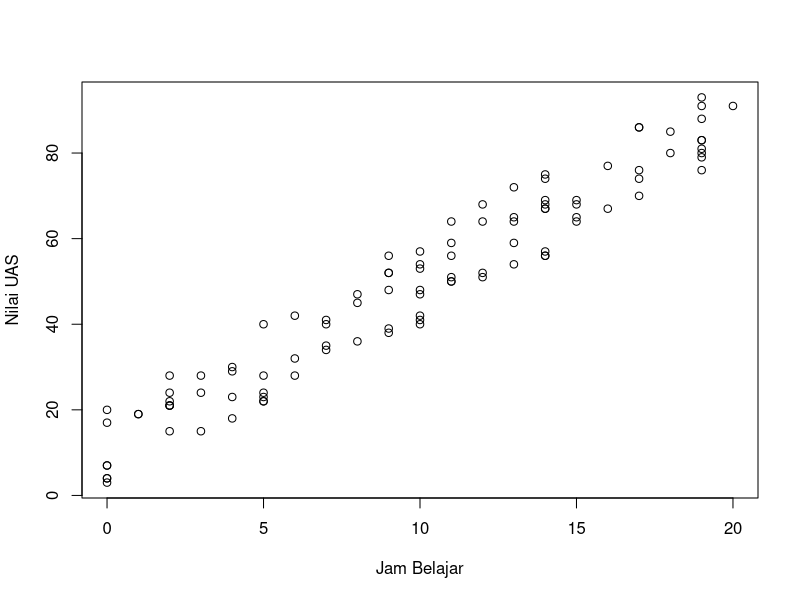
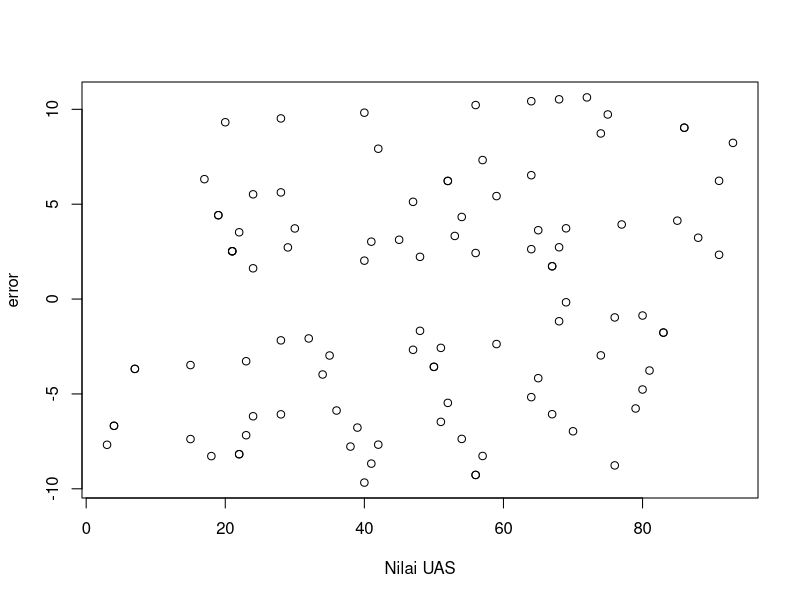

Source code (R) for these figures, in order:
setwd('C:/Metopel/Latihan')
library('readxl')
library('tidyverse')

#baca data
dat<-read_excel('latihan1.xlsx')

#plot X dan Y
plot(dat$X,dat$Y,xlab = "Jam Belajar",ylab = "Nilai UAS")

#Regresi
reg1<-lm(Y~X,data = dat)
summary(reg1)

#Membuat error
dat$u<-resid(reg1)

#Plot error
plot(dat$Y,dat$u,xlab = "Nilai UAS",ylab = "error")